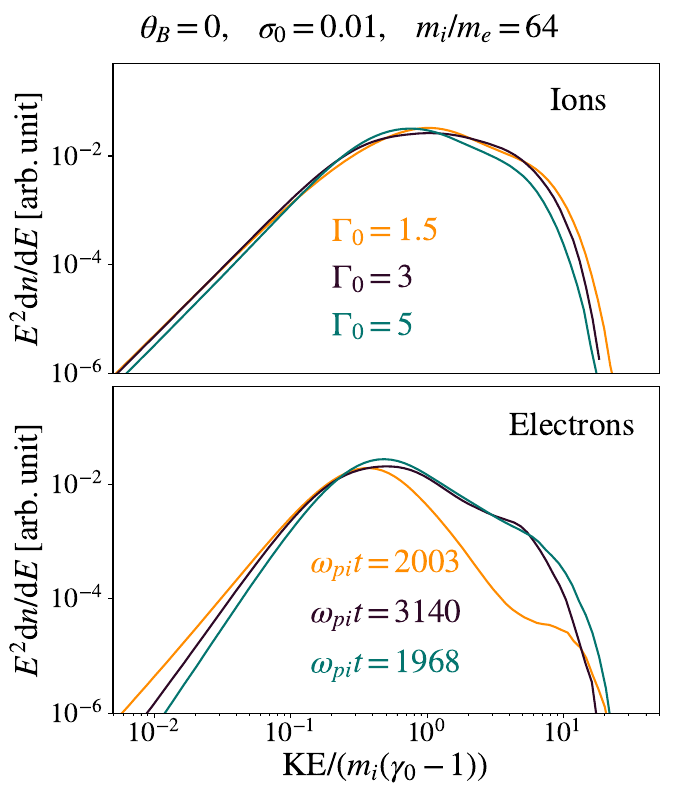

Recreate this plot in Python.
import matplotlib as mpl
mpl.use('Tkagg')
#mpl.use('agg')
import matplotlib.pyplot as plt
import matplotlib.lines as mlines
import matplotlib.ticker as ticker
import numpy as np
import numpy.ma as ma
from new_cnorms import PowerNormWithNeg, PowerNormFunc
import matplotlib.colors as mcolors
from scipy.integrate import simps, cumtrapz
from scipy.special import kn
import matplotlib.colors as mcolors
import matplotlib.gridspec as gridspec
from mpl_toolkits.axes_grid1 import make_axes_locatable, axes_size
import h5py
import os, sys
import re
import new_cmaps
import Tkinter, tkFileDialog
import matplotlib.animation as manimation
from scipy.stats import linregress
import matplotlib.patheffects as PathEffects
from matplotlib import transforms
from matplotlib.offsetbox import TextArea, VPacker, AnnotationBbox

#plt.style.use('ggplot')
mpl.rcParams['mathtext.fontset'] = 'stix'
mpl.rcParams['font.family'] = 'STIXGeneral'
mpl.rcParams['xtick.direction']='out'
mpl.rcParams['ytick.direction']='out'
DS = 1 # 1== downstream

#My own color maps
colors =  ['#D90000','#04756F','#FF8C00', '#988ED5', '#2E0927', '#0971B2']
e_color = '#0971B2'
i_color = '#D90000'
gradient =  np.linspace(0, 1, 256)# A way to make the colorbar display better
gradient = np.vstack((gradient, gradient))

Te = 0.003
Tp = 0.00508


ax_label_size = 24
ticklabel_size = 20

mpl.rcParams['xtick.labelsize'] = ticklabel_size
mpl.rcParams['ytick.labelsize'] = ticklabel_size


# Be sure to call only this with the output directory in the path
# create a bunch of regular expressions used to search for files
f_re = re.compile('flds.tot.*')
prtl_re = re.compile('prtl.tot.*')
s_re = re.compile('spect.*')
param_re = re.compile('param.*')
re_list = [f_re, prtl_re, s_re, param_re]
#root = Tkinter.Tk()



class simulation:
    # a placeholder to hold all the simulation data
    np.nan

#dir_names = ['./Gam1.5', './Gam3','./Gam5','./Gam5']#,'../SuperLarge10deg/output']
dir_names = ['../Gam1.5XXXL/output', '../Gam3XXL/output','../Gam5DS/output']#,'../SuperLarge10deg/output']
#dir_names = ['../Gam3XXL/output', '../Gam3XXL/output','../Gam5DS/output']#,'../SuperLarge10deg/output']

sim_names = [r'$\Gamma_0 =1.5$',r'$\Gamma_0 = 3$', r'$\Gamma_0 = 5$', '']
#sim_i_regions = [(-320,-40),(-640,-80), (-1010,-125),(-640,-80)]
sim_i_regions = [(40,80),(80,160), (125,250),(125,250)]
#sim_e_regions = [(-320, -40),(-640,-80),(-1010,-125),(-640,-80)]
sim_e_regions = [(40,80),(80,160), (125,250),(125,250)]
if DS:
    sim_i_regions = [(-1500, -500),(-1500,-500),(-1500,-500),(-1000,-80)]
    sim_e_regions = [(-1500, -500),(-1500,-500),(-1500,-500),(-1000,-80)]

#sim_time = [28, 27, 44]
#ylims=  [(0,79), (210,289),(0,79)]
ylims=  [(0,79), (0,79),(0,79), (0,79)]
#ylims=  [(0,79), (490,569),(0,79)]
sim_time = [-1, -1, -1, -1]

ls = ['-', '-','-',':']
lcolor  = ['#FF8C00',  '#2E0927','#04756F','#04756F']


SimList = []
for i in range(len(dir_names)):
    sim = simulation()
    SimList.append(sim)
    sim.name = sim_names[i]
    sim.label = sim_names[i]
    sim.dr = os.path.join(os.curdir,dir_names[i])
    sim.i_region = sim_i_regions[i]
    sim.e_region = sim_e_regions[i]
    sim.ylims = ylims[i]
    sim.time_slice = sim_time[i]
    sim.ls = ls[i]
    sim.color = lcolor[i]
    sim.dens_norm = 0.75
    sim.dens_midpoint = 1.0
for sim in SimList:
    sim.PathDict = {}
    #fill all the paths
    sim.PathDict['Flds']= filter(f_re.match, os.listdir(sim.dr))
    sim.PathDict['Flds'].sort()

    sim.PathDict['Prtl']= filter(prtl_re.match, os.listdir(sim.dr))
    sim.PathDict['Prtl'].sort()

    sim.PathDict['Spect']= filter(s_re.match, os.listdir(sim.dr))
    sim.PathDict['Spect'].sort()

    sim.PathDict['Param']= filter(param_re.match, os.listdir(sim.dr))
    sim.PathDict['Param'].sort()


# A dictionary that allows use to see in what HDF5 file each key is stored.
# i.e. {'ui': 'Prtl', 'ue': 'Flds', etc...},

H5KeyDict = {}
for pkey in SimList[0].PathDict.keys():
    with h5py.File(os.path.join(SimList[0].dr,SimList[0].PathDict[pkey][0]), 'r') as f:
    # Because dens is in both spect* files and flds* files,
        for h5key in f.keys():
            if h5key == 'dens' and pkey == 'Spect':
                H5KeyDict['spect_dens'] = pkey
            else:
                H5KeyDict[h5key] = pkey
                H5KeyDict['time'] = 'Param'
# Get the shock speeds:
# First load the first field file to find the initial size of the
# box in the x direction

for sim in SimList:
    with h5py.File(os.path.join(sim.dr,sim.PathDict['Flds'][0]), 'r') as f:
        sim.nxf0 = f['by'][:].shape[1]
    with h5py.File(os.path.join(sim.dr,sim.PathDict['Param'][0]), 'r') as f:
        sim.initial_time = f['time'][0]

    # Load the final time step to find the shock's location at the end.
    with h5py.File(os.path.join(sim.dr,sim.PathDict['Flds'][-1]), 'r') as f:
        dens_arr =np.copy(f['dens'][0,:,:])

    with h5py.File(os.path.join(sim.dr,sim.PathDict['Param'][-1]), 'r') as f:
        # I use this file to get the final time, the istep, interval, and c_omp
        final_time = f['time'][0]
        istep = f['istep'][0]
        c_omp = f['c_omp'][0]

    # Since we're in the piston frame, we have to account for the wall on the left
    istart = 0
    dens_arr = np.average(dens_arr.reshape(-1, dens_arr.shape[-1]), axis = 0)
    while dens_arr[istart]<1E-8:
        istart += 1

    # build the final x_axis of the plot


    jstart = int(min(10*c_omp/istep, sim.nxf0))
    xaxis_final = np.arange(dens_arr.shape[0]-istart)/c_omp*istep
    # Find the shock by seeing where the density is 1/2 of it's
    # max value. First average the density in the y_direction


    dens_half_max = max(dens_arr[jstart:])*.5
    ishock_final = np.where(dens_arr[jstart:]>=dens_half_max)[0][-1]-istart
    xshock_final = xaxis_final[ishock_final]
    sim.shock_speed = xshock_final/final_time


####
# Get the spectrum and data for t1 and t2
####
for sim in SimList:



    ToLoad = {'Flds': [], 'Prtl': [], 'Param': [], 'Spect': []}
    tmpList = ['c_omp', 'istep', 'dens','ppc0','gamma', 'ppc0','xsl','spece','specp', 'time', 'mi', 'me', 'gamma0', 'bz', 'by','bx','ey', 'ez','c', 'sigma', 'btheta']

    for elm in tmpList:
        # find out what type of file the key is stored in
        ftype = H5KeyDict[elm]
        # add the key to the list of that file type
        ToLoad[ftype].append(elm)

    # Now iterate over each path key and create a datadictionary
    DataDict = {}
    for pkey in ToLoad.keys():
        tmplist = list(set(ToLoad[pkey])) # get rid of duplicate keys
        # Load the file
        with h5py.File(os.path.join(sim.dr,sim.PathDict[pkey][sim.time_slice]), 'r') as f:
            for elm in tmplist:
                # Load all the keys
                if elm == 'spect_dens':
                    DataDict[elm] = f['dens'][:]
                #elif elm =='gamma0':
                #    DataDict[elm] = 1.5
                #elif elm == 'spece':
                #    DataDict[elm] = f['specerest'][:]
                #elif elm == 'specp':
                #    DataDict[elm] = f['specprest'][:]
                else:
                    DataDict[elm] = f[elm][:]

    dens_arr = DataDict['dens'][0,:,:]
    # Find out where the left wall is:
    sim.mass_ratio = DataDict['mi']/DataDict['me']
    istart = 0
    while dens_arr[dens_arr.shape[0]//2,istart]<1E-8:
        istart += 1
    sim.dens = dens_arr[:,istart:]/DataDict['ppc0']
    sim.p_shock_loc = DataDict['time'][0]*sim.shock_speed
    # All the data for this time step is now stored in the datadict
    # Calculate the current shock location:
    sim.c_omp = DataDict['c_omp'][0]
    sim.istep = DataDict['istep'][0]
    sim.time = r'$\omega_{pi}t=$'+str(int(DataDict['time'][0]//np.sqrt(sim.mass_ratio)))

    shock_loc = DataDict['time'][0]*sim.shock_speed+istart/sim.c_omp*sim.istep
    ### CALCULATE EPS B IN LEFT WALL FRAME
    bx_prime = DataDict['bx'][0,:,istart:]
    by_prime = 1.5*(DataDict['by'][0,:,istart:]+np.sqrt(1-1.5**-2)*DataDict['ez'][0,:,istart:])
    bz_prime = 1.5*(DataDict['bz'][0,:,istart:]-np.sqrt(1-1.5**-2)*DataDict['ey'][0,:,istart:])
    eps_B = (bx_prime**2+by_prime**2+bz_prime**2)/((1.5-1)*DataDict['ppc0']*.5*DataDict['c']**2*(DataDict['mi']+DataDict['me']))
    sim.eps_B = np.mean(eps_B, axis = 0)
    sim.x_array = np.arange(len(sim.eps_B))*sim.istep/sim.c_omp/np.sqrt(sim.mass_ratio)
    sim.eps_B_arr = np.log10(eps_B)
    #### Get all the data:

    c_omp = DataDict['c_omp'][0]
    istep = DataDict['istep'][0]
    xsl = DataDict['xsl']/c_omp
    gamma = DataDict['gamma']
    sim.LF = DataDict['gamma0']
    spece = DataDict['spece']
    specp = DataDict['specp']
    # In output.F90, spece (specp) is defined by the number of electons (ions)
    # divided by gamma in each logrithmic energy bin. So we multiply by gamma.

    for j in range(len(xsl)):
        spece[:,j] *= gamma
        specp[:,j] *= gamma
    dgamma = np.empty(len(gamma))
    delta=np.log10(gamma[-1]/gamma[0])/len(gamma)
    for j in range(len(dgamma)):
        dgamma[j]=gamma[j]*(10**delta-1.)

    # Select the x-range from which to take the spectra
    e_left_loc = shock_loc + sim.e_region[0]
    e_right_loc = shock_loc + sim.e_region[1]

    eL = xsl.searchsorted(e_left_loc)
    eR = xsl.searchsorted(e_right_loc, side='right')
    if eL == eR:
        eR += 1
    i_left_loc = shock_loc + sim.i_region[0]
    i_right_loc = shock_loc + sim.i_region[1]

    iL = xsl.searchsorted(i_left_loc)
    iR = xsl.searchsorted(i_right_loc, side='right')
    #    print iL, eL, iR, eR
    if iL == iR:
        iR += 1

    # total particles in each linear x bin
    norme = np.empty(len(xsl))
    normp = np.empty(len(xsl))

    for k in range(len(norme)):
        norme[k]=sum(spece[:,k])
        normp[k]=sum(specp[:,k])

    # energy distribution, f(E)=(dn/dE)/N
    fe=np.empty(len(gamma))
    fp=np.empty(len(gamma))

    for k in range(len(fe)):
        fe[k]=sum(spece[k][eL:eR])/(sum(norme[eL:eR]))
        fp[k]=sum(specp[k][iL:iR])/(sum(normp[iL:iR]))


    fe[fe<=0]=1E-100
    fp[fp<=0]=1E-100

    # MASK OUT THE ZEROS


    #  NOTE: gamma ---> gamma-1 ***
    edist = np.copy(fe)
    pdist = np.copy(fp)

    masked_edist = np.ma.masked_where(fe < 1E-20, fe)
    masked_pdist = np.ma.masked_where(fp < 1E-20, fp)


    sim.exdata = gamma*(DataDict['me'][0]/DataDict['mi'][0])/(sim.LF-1)
    sim.eydata = masked_edist*sim.exdata
    sim.ixdata = gamma/(sim.LF-1)
    sim.iydata = masked_pdist*sim.ixdata



    delgame0=Te*DataDict['mi'][0]/DataDict['me'][0]
    if delgame0 >= 0.013:
        aconst = 1/(delgame0*np.exp(1.0/delgame0)*kn(2, 1.0/delgame0))
    else:
        aconst = np.sqrt(2/np.pi)/delgame0**1.5
        aconst -= 15.0/(4.*np.sqrt(delgame0)*np.sqrt(2*np.pi))
        aconst += (345*np.sqrt(delgame0))/(64.*np.sqrt(2*np.pi))
        aconst -= (3285*delgame0**1.5)/(512.*np.sqrt(2*np.pi))
        aconst += (95355*delgame0**2.5)/(16384.*np.sqrt(2*np.pi))
        aconst -= (232065*delgame0**3.5)/(131072.*np.sqrt(2*np.pi))



    femax = aconst*gamma*(gamma+1.0)*np.sqrt((gamma+1.0)**2-1)
    femax *= np.exp(-gamma/delgame0)
    maxg=(delgame0)*40+1. #!40 times the temperature is usually enough
    gamma_table = np.empty(200)
    for i in range(len(gamma_table)):
        gamma_table[i]=(maxg-1.)/(len(gamma_table)-1)*(i)#!+1. remove 1. from definition to avoid underflows.
    tmp_arr=(gamma_table+1.)*np.sqrt(gamma_table*(gamma_table+2.))*np.exp(-(gamma_table)/delgame0)
    pdf_table = tmp_arr*gamma_table#len(gamma_table))
    pdf_table=pdf_table/max(pdf_table)#tmp_arr)

    sim.etempy =  pdf_table# femax#*sum(normp[eL:eR])#*gamma**2
    sim.etempx = gamma_table/(sim.mass_ratio)/(sim.LF-1)

    delgami0=Tp
    if delgami0 >= 0.013:
        aconst = 1/(delgami0*np.exp(1.0/delgami0)*kn(2, 1.0/delgami0))
    else:
        aconst = np.sqrt(2/np.pi)/delgami0**1.5
        aconst -= 15.0/(4.*np.sqrt(delgami0)*np.sqrt(2*np.pi))
        aconst += (345*np.sqrt(delgami0))/(64.*np.sqrt(2*np.pi))
        aconst -= (3285*delgami0**1.5)/(512.*np.sqrt(2*np.pi))
        aconst += (95355*delgami0**2.5)/(16384.*np.sqrt(2*np.pi))
        aconst -= (232065*delgami0**3.5)/(131072.*np.sqrt(2*np.pi))

    fimommax = aconst*gamma*(gamma+1.0)*np.sqrt((gamma+1.0)**2-1)
    fimommax *= np.exp(-gamma/delgami0)

    sim.itempy =  fimommax#/np.sqrt(sim.LF**2-1)
    sim.itempx = gamma/(sim.LF-1)



#####
#
# We've now loaded all of the data. Let's make the 2 spectra:
#
#####


# Make the figure
fig = plt.figure(figsize = (7,8))
gsArgs = {'left':0.12, 'right':0.95, 'top':.95, 'bottom':0.1, 'wspace':0.2, 'hspace':0.0}
MainGs = gridspec.GridSpec(1000,1000)
MainGs.update(**gsArgs)
i_ax = fig.add_subplot(MainGs[35:490,50:990]) # axes to plot the downstream spectra
e_ax = fig.add_subplot(MainGs[510:990,50:990]) # axes to plot the upstream spectra


for sim in SimList:
    #Plot the eps_e and eps_p lines
    sim.iplot, = i_ax.loglog(sim.ixdata, sim.iydata, ls = sim.ls, linewidth = 1.5, color = sim.color, label = sim.label)
    sim.eplot, = e_ax.loglog(sim.exdata, sim.eydata, ls = sim.ls, linewidth = 1.5, color = sim.color, label = sim.time)
#    sim.Te, = e_ax.loglog(sim.etempx, sim.etempy, ls = '--', linewidth = 2,color = '#FF2D00' )#, label = sim.label)
#    sim.Tp, = i_ax.loglog(sim.itempx, sim.itempy, ls = '--', linewidth = 2,color = '#FF2D00' )#, label = sim.label)

if DS:
    i_ax.text(8.,.07,r'Ions',size = ax_label_size)
    e_ax.text(4.,.07,r'Electrons',size = ax_label_size)
else:
    i_ax.text(4.,.035,r'Ions',size = ax_label_size)
    e_ax.text(2.,.035,r'Electrons',size = ax_label_size)

ax_list = [i_ax, e_ax]
k = 0
for ax in ax_list:
    # MAKE THE LEGEND OMITING THE 4RD SIM
    #if DS and k == 0:
    #    leg = ax.legend(handlelength=0, handletextpad=0, fontsize = ax_label_size-1, bbox_to_anchor=(0.36,1.05))
    #if k ==0:
        #leg = ax.legend(handlelength=0, handletextpad=0, fontsize = ax_label_size, bbox_to_anchor=(0.36,0.52))
  

    leg = ax.legend(handlelength=0, handletextpad=0, fontsize = ax_label_size, loc='best')        
    leg.get_frame().set_linewidth(0)
    leg.get_frame().set_alpha(0.0)
    for item in leg.legendHandles:
        item.set_visible(False)
    for color,text in zip(lcolor,leg.get_texts()):
        text.set_color(color)

    k +=1

    ax.tick_params(axis='x',
                     which = 'both', # bothe major and minor ticks
                      top = 'off') # turn off top ticks

    ax.tick_params(axis='y',          # changes apply to the y-axis
                   which='major',      # both major and minor ticks are affected
                   left='on',      # ticks along the bottom edge are off
                   right='off')         # ticks along the top edge are off)

    ax.tick_params(axis='y',          # changes apply to the y-axis
                   which='minor',      # both major and minor ticks are affected
                   left='off',      # ticks along the bottom edge are off
                   right='off')         # ticks along the top edge are off


    ax.set_ylabel(r'$E^2 {\rm d} n/{\rm d}E \ [{\rm arb. unit}]$', size = ax_label_size)

    ax.set_yticks([1E-6, 1E-4, 1E-2])
    ax.set_ylim(1E-6,5E-1)
    if DS:
        ax.set_xlim(5E-3,5E1)
        ax.set_ylim(1E-6,5E-1)
    else:
        ax.set_xlim(2E-4,1E2)

#i_ax.add_artist(l1)
#earlyLine = mlines.Line2D([], [], color='K', ls='-', label=r'$\omega_{pi}t= 840$')
#lateLine = mlines.Line2D([], [], color='k', ls=':', label=r'$\omega_{pi}t = 1970$')
#e_ax.legend(handles=[earlyLine, lateLine], fontsize = 20, handletextpad=0, handlelength = .75, loc = 'upper left', fancybox = False, edgecolor = 'w', framealpha = 0)
#i_ax.set_title(r'$\omega_{pi}t/\gamma_0 \approx1330$', size = ax_label_size, loc = 'right')
e_ax.set_xlabel(r'${\rm KE}/(m_i(\gamma_0-1))$', size = ax_label_size)
i_ax.set_xticklabels([])
i_ax.tick_params(axis='x',
                 which = 'both', # bothe major and minor ticks
                 bottom = 'off') # turn off top ticks
fig.suptitle(r'$\theta_B =0,\quad \sigma_0 = 0.01, \quad m_i/m_e = 64$', size = ax_label_size)
plt.savefig('SpectVGam.pdf')
plt.show()
